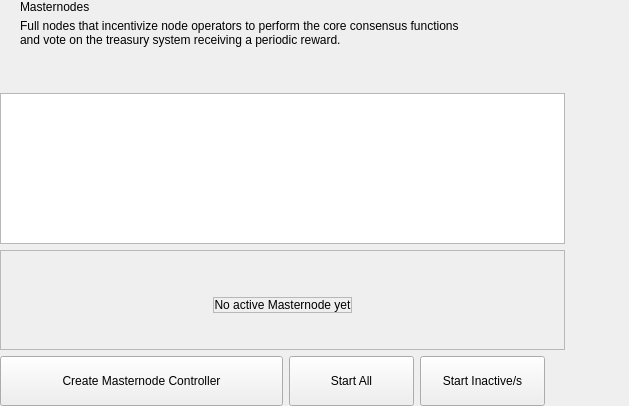
<?xml version="1.0" encoding="UTF-8"?>
<ui version="4.0">
 <class>MasterNodesWidget</class>
 <widget class="QWidget" name="MasterNodesWidget">
  <property name="geometry">
   <rect>
    <x>0</x>
    <y>0</y>
    <width>629</width>
    <height>406</height>
   </rect>
  </property>
  <property name="windowTitle">
   <string>Form</string>
  </property>
  <layout class="QHBoxLayout" name="horizontalLayout_2" stretch="2,1">
   <property name="spacing">
    <number>0</number>
   </property>
   <property name="leftMargin">
    <number>0</number>
   </property>
   <property name="topMargin">
    <number>0</number>
   </property>
   <property name="rightMargin">
    <number>0</number>
   </property>
   <property name="bottomMargin">
    <number>0</number>
   </property>
   <item>
    <widget class="QWidget" name="left" native="true">
     <layout class="QVBoxLayout" name="verticalLayout_3">
      <property name="leftMargin">
       <number>0</number>
      </property>
      <property name="topMargin">
       <number>0</number>
      </property>
      <property name="rightMargin">
       <number>0</number>
      </property>
      <property name="bottomMargin">
       <number>0</number>
      </property>
      <item>
       <layout class="QVBoxLayout" name="verticalLayout_2">
        <property name="spacing">
         <number>6</number>
        </property>
        <item>
         <layout class="QHBoxLayout" name="horizontalLayout_3">
          <property name="spacing">
           <number>0</number>
          </property>
          <property name="leftMargin">
           <number>20</number>
          </property>
          <item>
           <layout class="QVBoxLayout" name="verticalLayout_8">
            <property name="spacing">
             <number>5</number>
            </property>
            <item>
             <widget class="QLabel" name="labelTitle">
              <property name="text">
               <string>Masternodes</string>
              </property>
             </widget>
            </item>
            <item alignment="Qt::AlignTop">
             <widget class="QLabel" name="labelSubtitle1">
              <property name="text">
               <string>Full nodes that incentivize node operators to perform the core consensus functions
and vote on the treasury system receiving a periodic reward.</string>
              </property>
             </widget>
            </item>
           </layout>
          </item>
          <item>
           <spacer name="horizontalSpacer">
            <property name="orientation">
             <enum>Qt::Horizontal</enum>
            </property>
            <property name="sizeHint" stdset="0">
             <size>
              <width>40</width>
              <height>20</height>
             </size>
            </property>
           </spacer>
          </item>
         </layout>
        </item>
        <item>
         <spacer name="verticalSpacer_2">
          <property name="orientation">
           <enum>Qt::Vertical</enum>
          </property>
          <property name="sizeType">
           <enum>QSizePolicy::Fixed</enum>
          </property>
          <property name="sizeHint" stdset="0">
           <size>
            <width>20</width>
            <height>40</height>
           </size>
          </property>
         </spacer>
        </item>
        <item>
         <layout class="QVBoxLayout" name="verticalLayout_6"/>
        </item>
        <item>
         <widget class="QListView" name="listMn">
          <property name="mouseTracking">
           <bool>true</bool>
          </property>
         </widget>
        </item>
        <item>
         <widget class="QFrame" name="emptyContainer">
          <property name="minimumSize">
           <size>
            <width>0</width>
            <height>100</height>
           </size>
          </property>
          <property name="frameShape">
           <enum>QFrame::StyledPanel</enum>
          </property>
          <property name="frameShadow">
           <enum>QFrame::Raised</enum>
          </property>
          <layout class="QVBoxLayout" name="verticalLayout_7" stretch="1,8">
           <property name="spacing">
            <number>0</number>
           </property>
           <property name="leftMargin">
            <number>0</number>
           </property>
           <property name="topMargin">
            <number>0</number>
           </property>
           <property name="rightMargin">
            <number>0</number>
           </property>
           <property name="bottomMargin">
            <number>0</number>
           </property>
           <item>
            <spacer name="verticalSpacer">
             <property name="orientation">
              <enum>Qt::Vertical</enum>
             </property>
             <property name="sizeHint" stdset="0">
              <size>
               <width>20</width>
               <height>20</height>
              </size>
             </property>
            </spacer>
           </item>
           <item alignment="Qt::AlignHCenter|Qt::AlignVCenter">
            <widget class="QFrame" name="emptyScreen">
             <property name="sizePolicy">
              <sizepolicy hsizetype="Expanding" vsizetype="Expanding">
               <horstretch>0</horstretch>
               <verstretch>0</verstretch>
              </sizepolicy>
             </property>
             <property name="frameShape">
              <enum>QFrame::StyledPanel</enum>
             </property>
             <property name="frameShadow">
              <enum>QFrame::Raised</enum>
             </property>
             <layout class="QVBoxLayout" name="verticalLayout">
              <property name="spacing">
               <number>30</number>
              </property>
              <property name="leftMargin">
               <number>0</number>
              </property>
              <property name="topMargin">
               <number>0</number>
              </property>
              <property name="rightMargin">
               <number>0</number>
              </property>
              <property name="bottomMargin">
               <number>0</number>
              </property>
              <item alignment="Qt::AlignHCenter|Qt::AlignVCenter">
               <widget class="QLabel" name="labelEmpty">
                <property name="styleSheet">
                 <string notr="true"/>
                </property>
                <property name="text">
                 <string>No active Masternode yet</string>
                </property>
                <property name="alignment">
                 <set>Qt::AlignCenter</set>
                </property>
               </widget>
              </item>
             </layout>
            </widget>
           </item>
          </layout>
         </widget>
        </item>
        <item>
         <layout class="QHBoxLayout" name="horizontalLayout_7">
          <property name="rightMargin">
           <number>20</number>
          </property>
          <item>
           <spacer name="horizontalSpacer_5">
            <property name="orientation">
             <enum>Qt::Horizontal</enum>
            </property>
            <property name="sizeType">
             <enum>QSizePolicy::Expanding</enum>
            </property>
            <property name="sizeHint" stdset="0">
             <size>
              <width>40</width>
              <height>20</height>
             </size>
            </property>
           </spacer>
          </item>
          <item>
           <widget class="QPushButton" name="pushButtonSave">
            <property name="minimumSize">
             <size>
              <width>283</width>
              <height>50</height>
             </size>
            </property>
            <property name="maximumSize">
             <size>
              <width>283</width>
              <height>50</height>
             </size>
            </property>
            <property name="focusPolicy">
             <enum>Qt::NoFocus</enum>
            </property>
            <property name="text">
             <string>Create Masternode Controller</string>
            </property>
           </widget>
          </item>
          <item>
           <widget class="QPushButton" name="pushButtonStartAll">
            <property name="minimumSize">
             <size>
              <width>125</width>
              <height>50</height>
             </size>
            </property>
            <property name="text">
             <string>Start All</string>
            </property>
           </widget>
          </item>
          <item>
           <widget class="QPushButton" name="pushButtonStartMissing">
            <property name="minimumSize">
             <size>
              <width>125</width>
              <height>50</height>
             </size>
            </property>
            <property name="text">
             <string>Start Inactive/s</string>
            </property>
           </widget>
          </item>
         </layout>
        </item>
       </layout>
      </item>
     </layout>
    </widget>
   </item>
   <item>
    <widget class="QWidget" name="right" native="true">
     <layout class="QVBoxLayout" name="verticalLayout_5">
      <property name="leftMargin">
       <number>0</number>
      </property>
      <property name="topMargin">
       <number>0</number>
      </property>
      <property name="rightMargin">
       <number>0</number>
      </property>
      <property name="bottomMargin">
       <number>0</number>
      </property>
      <item>
       <layout class="QVBoxLayout" name="verticalLayout_4">
        <property name="spacing">
         <number>6</number>
        </property>
        <item>
         <widget class="OptionButton" name="btnAbout" native="true">
          <property name="minimumSize">
           <size>
            <width>0</width>
            <height>50</height>
           </size>
          </property>
         </widget>
        </item>
        <item>
         <widget class="OptionButton" name="btnAboutController" native="true">
          <property name="minimumSize">
           <size>
            <width>0</width>
            <height>50</height>
           </size>
          </property>
         </widget>
        </item>
        <item>
         <spacer name="verticalSpacer_5">
          <property name="orientation">
           <enum>Qt::Vertical</enum>
          </property>
          <property name="sizeHint" stdset="0">
           <size>
            <width>20</width>
            <height>40</height>
           </size>
          </property>
         </spacer>
        </item>
       </layout>
      </item>
     </layout>
    </widget>
   </item>
  </layout>
 </widget>
 <customwidgets>
  <customwidget>
   <class>OptionButton</class>
   <extends>QWidget</extends>
   <header>qt/nyerium/optionbutton.h</header>
   <container>1</container>
  </customwidget>
 </customwidgets>
 <resources/>
 <connections/>
</ui>
